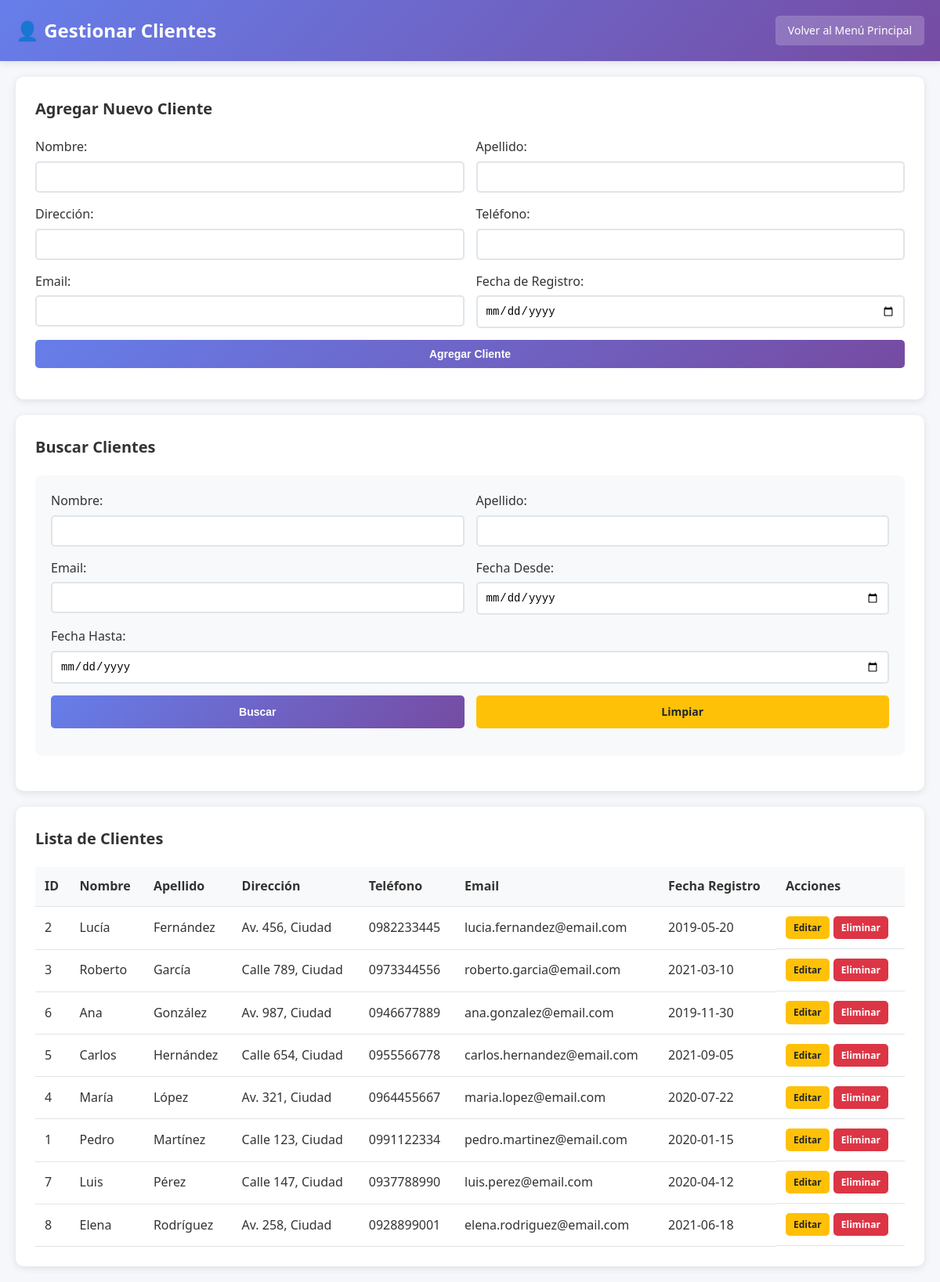
The page /crud_clientes.php (signed in) on the database its author committed.
### tables this page shows
CREATE TABLE Cliente (
    cliente_id INT AUTO_INCREMENT PRIMARY KEY,
    nombre VARCHAR(100) NOT NULL,
    apellido VARCHAR(100) NOT NULL,
    direccion VARCHAR(200),
    telefono VARCHAR(15),
    email VARCHAR(100) UNIQUE,
    fecha_registro DATE NOT NULL DEFAULT CURRENT_DATE
);

### config.php (called while the page is built, shortened)
<?php
function tienePermiso($rol, $accion, $tabla) {
    $matrizPermisos = [
        'Administrador' => [
            'Sucursal' => ['C', 'R', 'U', 'D'],
            'Empleado' => ['C', 'R', 'U', 'D'],
            'Cliente' => ['C', 'R', 'U', 'D'],
            'Cuenta' => ['C', 'R', 'U', 'D'],
            'Transaccion' => ['C', 'R', 'U', 'D'],
            'Prestamo' => ['C', 'R', 'U', 'D'],
            'TarjetaCredito' => ['C', 'R', 'U', 'D'],
            'Usuario' => ['C', 'R', 'U', 'D']
        ],
        'Desarrollador' => [
            'Cuenta' => ['C', 'R', 'U', 'D'],
            'Transaccion' => ['C', 'R', 'U', 'D'],
            'TarjetaCredito' => ['C', 'R', 'U', 'D'],
            'Cliente' => ['R'],
            'Empleado' => ['R']
        ],
        'Supervisor' => [
            'Cuenta' => ['R'],
            'Transaccion' => ['R'],
            'Prestamo' => ['R'],
            'TarjetaCredito' => ['R'],
            'Cliente' => ['R']
        ]
    ];
    return isset($matrizPermisos[$rol][$tabla]) && in_array($accion, $matrizPermisos[$rol][$tabla]);
}
?>

### crud_clientes.php (the view, shortened to what this page needs)
<?php
require_once 'config.php';
$rol = $_SESSION['rol'];
$where_clause = "1=1";
if (tienePermiso($rol, 'C', 'Cliente') || tienePermiso($rol, 'U', 'Cliente') || tienePermiso($rol, 'D', 'Cliente')) {
    $cliente_editar = null;
}
$sql = "SELECT * FROM Cliente WHERE $where_clause ORDER BY apellido, nombre";
$stmt = $conn->prepare($sql);
$stmt->execute();
$result = $stmt->get_result();
$clientes = $result->fetch_all(MYSQLI_ASSOC);
?>
<!DOCTYPE html>
<html lang="es">
<head>
</head>
<body>
    <div class="header">
        <div class="header-content">
            <h1>👤 Gestionar Clientes</h1>
            <a href="index.php" class="back-btn">Volver al Menú Principal</a>
        </div>
    </div>
    <div class="container">
        <?php if (tienePermiso($rol, 'C', 'Cliente') || tienePermiso($rol, 'U', 'Cliente')): ?>
        <div class="form-section">
            <h2><?php echo $cliente_editar ? 'Editar Cliente' : 'Agregar Nuevo Cliente'; ?></h2>
            <form method="POST">
                <div class="form-row">
                    <div class="form-group">
                        <label for="nombre">Nombre:</label>
                        <input type="text" id="nombre" name="nombre" value="<?php echo $cliente_editar ? htmlspecialchars($cliente_editar['nombre']) : ''; ?>" required>
                    </div>
                    <div class="form-group">
                        <label for="apellido">Apellido:</label>
                        <input type="text" id="apellido" name="apellido" value="<?php echo $cliente_editar ? htmlspecialchars($cliente_editar['apellido']) : ''; ?>" required>
                    </div>
                </div>
                <div class="form-row">
                    <div class="form-group">
                        <label for="direccion">Dirección:</label>
                        <input type="text" id="direccion" name="direccion" value="<?php echo $cliente_editar ? htmlspecialchars($cliente_editar['direccion']) : ''; ?>">
                    </div>
                    <div class="form-group">
                        <label for="telefono">Teléfono:</label>
                        <input type="text" id="telefono" name="telefono" value="<?php echo $cliente_editar ? htmlspecialchars($cliente_editar['telefono']) : ''; ?>">
                    </div>
                </div>
                <div class="form-row">
                    <div class="form-group">
                        <label for="email">Email:</label>
                        <input type="email" id="email" name="email" value="<?php echo $cliente_editar ? htmlspecialchars($cliente_editar['email']) : ''; ?>">
                    </div>
                    <div class="form-group">
                        <label for="fecha_registro">Fecha de Registro:</label>
                        <input type="date" id="fecha_registro" name="fecha_registro" value="<?php echo $cliente_editar ? $cliente_editar['fecha_registro'] : ''; ?>" required>
                    </div>
                </div>
                <div class="form-row">
                    <?php if ($cliente_editar): ?>
                        <button type="submit" name="editar" class="btn btn-primary">Actualizar Cliente</button>
                        <a href="crud_clientes.php" class="btn btn-warning">Cancelar</a>
                    <?php else: ?>
                        <button type="submit" name="agregar" class="btn btn-primary">Agregar Cliente</button>
                    <?php endif; ?>
                </div>
            </form>
        </div>
        <?php endif; ?>
        <div class="form-section">
            <h2>Buscar Clientes</h2>
            <form method="POST" class="search-form">
                <div class="form-row">
                    <div class="form-group">
                        <label for="nombre_buscar">Nombre:</label>
                        <input type="text" id="nombre_buscar" name="nombre" value="<?php echo isset($_POST['nombre']) ? htmlspecialchars($_POST['nombre']) : ''; ?>">
                    </div>
                    <div class="form-group">
                        <label for="apellido_buscar">Apellido:</label>
                        <input type="text" id="apellido_buscar" name="apellido" value="<?php echo isset($_POST['apellido']) ? htmlspecialchars($_POST['apellido']) : ''; ?>">
                    </div>
                </div>
                <div class="form-row">
                    <div class="form-group">
                        <label for="email_buscar">Email:</label>
                        <input type="text" id="email_buscar" name="email" value="<?php echo isset($_POST['email']) ? htmlspecialchars($_POST['email']) : ''; ?>">
                    </div>
                    <div class="form-group">
                        <label for="fecha_desde">Fecha Desde:</label>
                        <input type="date" id="fecha_desde" name="fecha_desde" value="<?php echo isset($_POST['fecha_desde']) ? htmlspecialchars($_POST['fecha_desde']) : ''; ?>">
                    </div>
                </div>
                <div class="form-row">
                    <div class="form-group">
                        <label for="fecha_hasta">Fecha Hasta:</label>
                        <input type="date" id="fecha_hasta" name="fecha_hasta" value="<?php echo isset($_POST['fecha_hasta']) ? htmlspecialchars($_POST['fecha_hasta']) : ''; ?>">
                    </div>
                </div>
                <div class="form-row">
                    <button type="submit" name="buscar" class="btn btn-primary">Buscar</button>
                    <a href="crud_clientes.php" class="btn btn-warning">Limpiar</a>
                </div>
            </form>
        </div>
        <div class="table-section">
            <h2>Lista de Clientes</h2>
            <table>
                <thead>
                    <tr>
                        <th>ID</th>
                        <th>Nombre</th>
                        <th>Apellido</th>
                        <th>Dirección</th>
                        <th>Teléfono</th>
                        <th>Email</th>
                        <th>Fecha Registro</th>
                        <?php if (tienePermiso($rol, 'U', 'Cliente') || tienePermiso($rol, 'D', 'Cliente')): ?>
                            <th>Acciones</th>
                        <?php endif; ?>
                    </tr>
                </thead>
                <tbody>
                    <?php if (empty($clientes)): ?>
                        <tr>
                            <td colspan="<?php echo tienePermiso($rol, 'U', 'Cliente') || tienePermiso($rol, 'D', 'Cliente') ? '8' : '7'; ?>" style="text-align: center; color: #666;">No se encontraron clientes.</td>
                        </tr>
                    <?php else: ?>
                        <?php foreach ($clientes as $cliente): ?>
                            <tr>
                                <td><?php echo htmlspecialchars($cliente['cliente_id']); ?></td>
                                <td><?php echo htmlspecialchars($cliente['nombre']); ?></td>
                                <td><?php echo htmlspecialchars($cliente['apellido']); ?></td>
                                <td><?php echo htmlspecialchars($cliente['direccion']); ?></td>
                                <td><?php echo htmlspecialchars($cliente['telefono']); ?></td>
                                <td><?php echo htmlspecialchars($cliente['email']); ?></td>
                                <td><?php echo htmlspecialchars($cliente['fecha_registro']); ?></td>
                                <?php if (tienePermiso($rol, 'U', 'Cliente') || tienePermiso($rol, 'D', 'Cliente')): ?>
                                    <td class="actions">
                                        <?php if (tienePermiso($rol, 'U', 'Cliente')): ?>
                                            <a href="?editar=<?php echo $cliente['cliente_id']; ?>" class="btn btn-warning btn-sm">Editar</a>
                                        <?php endif; ?>
                                        <?php if (tienePermiso($rol, 'D', 'Cliente')): ?>
                                            <a href="?eliminar=<?php echo $cliente['cliente_id']; ?>" class="btn btn-danger btn-sm" onclick="return confirm('¿Está seguro de que desea eliminar este cliente?')">Eliminar</a>
                                        <?php endif; ?>
                                    </td>
                                <?php endif; ?>
                            </tr>
                        <?php endforeach; ?>
                    <?php endif; ?>
                </tbody>
            </table>
        </div>
    </div>
</body>
</html>

### crud_clientes.php (style rules this page uses)
* { margin: 0; padding: 0; box-sizing: border-box; }
body { font-family: 'Segoe UI', Tahoma, Geneva, Verdana, sans-serif; background: #f5f7fa; color: #333; line-height: 1.6; }
.header { background: linear-gradient(135deg, #667eea 0%, #764ba2 100%); color: white; padding: 20px 0; box-shadow: 0 2px 10px rgba(0,0,0,0.1); }
.header-content { max-width: 1200px; margin: 0 auto; padding: 0 20px; display: flex; justify-content: space-between; align-items: center; }
.header h1 { font-size: 24px; font-weight: 600; }
.back-btn { background: rgba(255,255,255,0.2); color: white; border: none; padding: 8px 16px; border-radius: 5px; cursor: pointer; text-decoration: none; font-size: 14px; transition: background 0.3s ease; }
.container { max-width: 1200px; margin: 0 auto; padding: 20px; }
.form-section { background: white; padding: 25px; border-radius: 10px; box-shadow: 0 2px 10px rgba(0,0,0,0.1); margin-bottom: 20px; }
.form-section h2 { color: #333; margin-bottom: 20px; font-size: 20px; }
.form-row { display: grid; grid-template-columns: repeat(auto-fit, minmax(250px, 1fr)); gap: 15px; margin-bottom: 15px; }
.form-group { display: flex; flex-direction: column; }
.form-group label { margin-bottom: 5px; font-weight: 500; color: #333; }
.form-group input, .form-group select { padding: 10px; border: 2px solid #e1e5e9; border-radius: 5px; font-size: 14px; transition: border-color 0.3s ease; }
.btn { padding: 10px 20px; border: none; border-radius: 5px; cursor: pointer; font-size: 14px; font-weight: 600; transition: all 0.3s ease; text-decoration: none; display: inline-block; text-align: center; }
.btn-primary { background: linear-gradient(135deg, #667eea 0%, #764ba2 100%); color: white; }
.btn-danger { background: #dc3545; color: white; }
.btn-warning { background: #ffc107; color: #212529; }
.table-section { background: white; padding: 25px; border-radius: 10px; box-shadow: 0 2px 10px rgba(0,0,0,0.1); }
.table-section h2 { color: #333; margin-bottom: 20px; font-size: 20px; }
.search-form { background: #f8f9fa; padding: 20px; border-radius: 8px; margin-bottom: 20px; }
table { width: 100%; border-collapse: collapse; margin-top: 20px; }
th, td { padding: 12px; text-align: left; border-bottom: 1px solid #e1e5e9; }
th { background: #f8f9fa; font-weight: 600; color: #333; }
.actions { display: flex; gap: 5px; }
.btn-sm { padding: 5px 10px; font-size: 12px; }

### rows shown on the page
cliente: cliente_id "2", nombre "Lucía", apellido "Fernández", direccion "Av. 456, Ciudad", telefono "0982233445", email "lucia.fernandez@email.com", fecha_registro "2019-05-20"
cliente: cliente_id "3", nombre "Roberto", apellido "García", direccion "Calle 789, Ciudad", telefono "0973344556", email "roberto.garcia@email.com", fecha_registro "2021-03-10"
cliente: cliente_id "6", nombre "Ana", apellido "González", direccion "Av. 987, Ciudad", telefono "0946677889", email "ana.gonzalez@email.com", fecha_registro "2019-11-30"
cliente: cliente_id "5", nombre "Carlos", apellido "Hernández", direccion "Calle 654, Ciudad", telefono "0955566778", email "carlos.hernandez@email.com", fecha_registro "2021-09-05"
cliente: cliente_id "4", nombre "María", apellido "López", direccion "Av. 321, Ciudad", telefono "0964455667", email "maria.lopez@email.com", fecha_registro "2020-07-22"
cliente: cliente_id "1", nombre "Pedro", apellido "Martínez", direccion "Calle 123, Ciudad", telefono "0991122334", email "pedro.martinez@email.com", fecha_registro "2020-01-15"
cliente: cliente_id "7", nombre "Luis", apellido "Pérez", direccion "Calle 147, Ciudad", telefono "0937788990", email "luis.perez@email.com", fecha_registro "2020-04-12"
cliente: cliente_id "8", nombre "Elena", apellido "Rodríguez", direccion "Av. 258, Ciudad", telefono "0928899001", email "elena.rodriguez@email.com", fecha_registro "2021-06-18"
